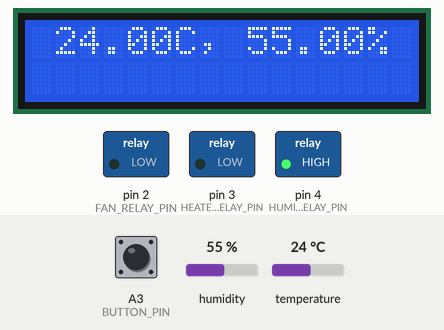
Simulated run of this sketch. Board: Arduino Uno, built with avr-gcc and run on an emulated ATmega328P. Parts: 16×2 character LCD, switched loads named in the sketch (green lamp = pin HIGH). The test bench sets the inputs (shaded band); at power-on: temperature 24 °C, A3 (BUTTON_PIN) HIGH, humidity 55 %. What the sketch prints to the serial monitor is not drawn.

Above: at 2.6 s.
2.7 s: temperature set to 21.7 °C
At 5.2 s:
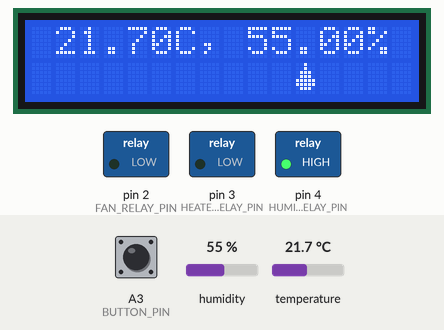
5.5 s: temperature set to 20.5 °C
At 8.4 s:
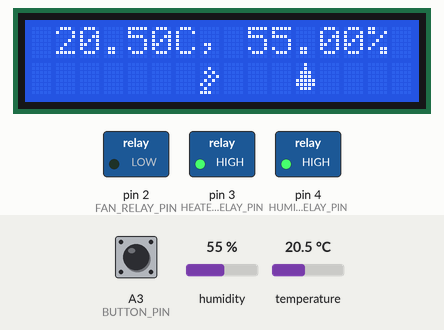
9.5 s: A3 (BUTTON_PIN) pulled LOW for 0.15 s
At 11.1 s:
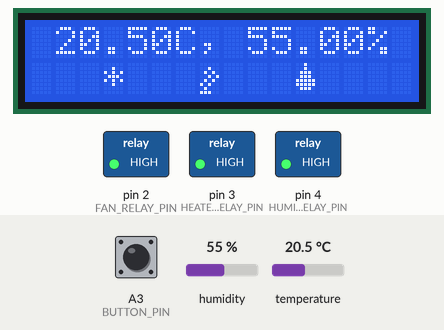
11.5 s: temperature set to 24.3 °C
At 12.6 s:
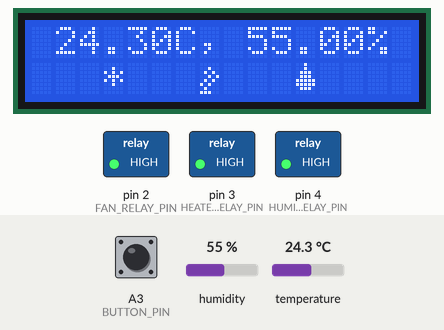
13.5 s: temperature set to 25.5 °C
At 16.8 s:
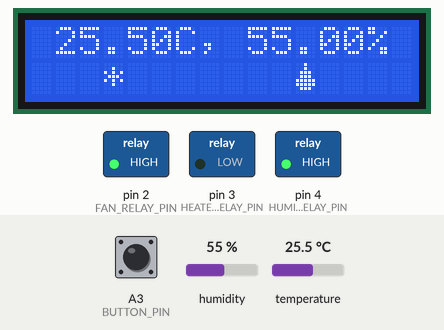
17.5 s: A3 (BUTTON_PIN) pulled LOW for 1 s
At 17.78 s:
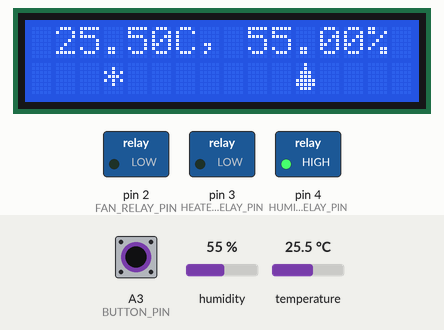
Timing chart, 0 to 20.5 s (numbered marks = the images above; inputs shaded):
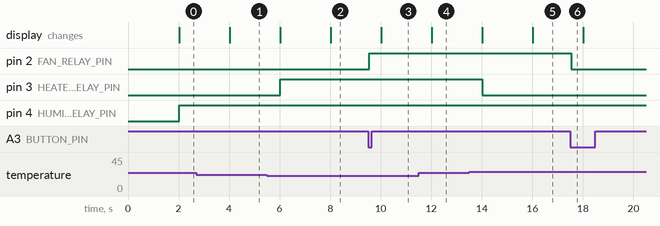

Measured:
- the behaviour switches between 21.1 and 21 °C on temperature (found by bisection; images 1 and 2)
- the behaviour switches between 24.9 and 25 °C on temperature (found by bisection; images 4 and 5)
- after the input at 2.7 s, the display: changes after 1.3 s (image 1)
- after the input at 5.5 s, pin 3 (HEATER_RELAY_PIN): LOW → HIGH after 0.52 s; the display: first changes after 0.52 s (image 2 shows a later state)
- after the input at 9.5 s, pin 2 (FAN_RELAY_PIN): LOW → HIGH after 0.05 s; the display: changes after 0.52 s (image 3)
- after the input at 11.5 s, the display: changes after 0.52 s (image 4)
- after the input at 13.5 s, pin 3 (HEATER_RELAY_PIN): HIGH → LOW after 0.52 s; the display: first changes after 0.52 s (image 5 shows a later state)
- after the input at 17.5 s, pin 2 (FAN_RELAY_PIN): HIGH → LOW after 0.05 s

The sketch:

tent_controller.ino
```cpp
#define USE_BME

#include <avr/wdt.h>
#include <LiquidCrystal_I2C.h>
#ifdef USE_DHT
#include <DHT.h>
#endif
#ifdef USE_BME
#include <Adafruit_Sensor.h>
#include <Adafruit_BME280.h>
#endif

// Set the LCD address to 0x27 for a 16 chars and 2 line display
LiquidCrystal_I2C lcd(0x27, 16, 2);

#ifdef USE_DHT
// Define DHT sensor settings
#define DHTPIN 2  // Pin where the DHT sensor is connected
#define DHTTYPE DHT22
DHT sensor(DHTPIN, DHTTYPE);
#endif

#ifdef USE_BME
// Define BME280 sensor settings
#define BME280_I2C_ADDR 0x76  // Default I2C address for BME280
Adafruit_BME280 sensor;
#endif

// Define pins for relay modules
#define FAN_RELAY_PIN 2
#define HEATER_RELAY_PIN 3
#define HUMIDIFIER_RELAY_PIN 4

#define BUTTON_PIN A3
#define DEBOUNCE_DELAY 50


// Timing variables
unsigned long previousMillis = 0;
unsigned long previousFanMillis = 0;        // Tracks last time the fan was turned on
unsigned long fanStartMillis = 0;           // Tracks the time when fan is turned on
const unsigned long fanInterval = 3600000;  // 1 hour in milliseconds
const unsigned long fanOnDuration = 60000;  // 1 minute in milliseconds
const unsigned long updateInterval = 2000;  // 2-second interval for main loop logic

// Humidity and temperature thresholds
const float desiredHumidity = 90.f;     // Desired humidity percentage
const float humidityThreshold = 4.f;    // Tolerance range for humidity
const float desiredTemperature = 23.f;  // 21-25
const float temperatureThreshold = 2.f;

bool isFanOn = false;
bool isPumpOn = false;
bool isHeaterOn = false;


// Define the custom characters
byte fanIcon[8] = {
  B00000,
  B00100,
  B10101,
  B01110,
  B10101,
  B00100,
  B00000,
  B00000
};

byte fireIcon[8] = {
  B00000,
  B00100,
  B01010,
  B00101,
  B01010,
  B10100,
  B01000,
  B11100
};

byte waterDropIcon[8] = {
  B00100,
  B00100,
  B01110,
  B01110,
  B11111,
  B11111,
  B01110,
  B00000
};

void setup() {
  wdt_disable();

  Serial.begin(9600);
  Serial.println("Serial started");

#ifdef USE_DHT
  // Initialize the DHT sensor
  sensor.begin();
#endif

#ifdef USE_BME
  // Initialize the BME280 sensor
  if (!sensor.begin(BME280_I2C_ADDR)) {
    Serial.println("Could not find a valid BME280 sensor, check wiring!");
  }
#endif

  // Initialize the LCD
  lcd.init();
  lcd.backlight();  // Turn on the LCD backlight

  // Create the custom characters
  lcd.createChar(0, fanIcon);
  lcd.createChar(1, fireIcon);
  lcd.createChar(2, waterDropIcon);

  // Set relay pins as output
  pinMode(FAN_RELAY_PIN, OUTPUT);
  pinMode(HEATER_RELAY_PIN, OUTPUT);
  pinMode(HUMIDIFIER_RELAY_PIN, OUTPUT);

  pinMode(BUTTON_PIN, INPUT_PULLUP);

  // Turn off the relays initially
  digitalWrite(FAN_RELAY_PIN, LOW);
  digitalWrite(HEATER_RELAY_PIN, LOW);
  digitalWrite(HUMIDIFIER_RELAY_PIN, LOW);
  wdt_enable(WDTO_8S);
}

void toggleFan(bool on) {
  digitalWrite(FAN_RELAY_PIN, on ? HIGH : LOW);  // Turn on fan
  isFanOn = on;
  Serial.print("Fan ");
  Serial.println(on ? "ON" : "OFF");
}

void togglePump(bool on) {
  digitalWrite(HUMIDIFIER_RELAY_PIN, on ? HIGH : LOW);  // Turn on humidifier
  isPumpOn = on;
  Serial.print("Humidifier ");
  Serial.println(on ? "ON" : "OFF");
}

void toggleHeater(bool on) {
  digitalWrite(HEATER_RELAY_PIN, on ? HIGH : LOW);  // Turn on heater
  isHeaterOn = on;
  Serial.print("Heater ");
  Serial.println(on ? "ON" : "OFF");
}

void updateDisplay(float temperature, float humidity) {
  // Display humidity and temperature on LCD and Serial
  lcd.clear();
  lcd.setCursor(1, 0);
  lcd.print(temperature);
  lcd.print("C, ");
  lcd.print(humidity);
  lcd.print("%");

  Serial.print("Humidity: ");
  Serial.print(humidity);
  Serial.print("%\tTemperature: ");
  Serial.print(temperature);
  Serial.println("C");

  if (isFanOn) {
    lcd.setCursor(3, 1);
    lcd.write((byte)0);
  }
  if (isHeaterOn) {
    lcd.setCursor(7, 1);
    lcd.write((byte)1);
  }
  if (isPumpOn) {
    lcd.setCursor(11, 1);
    lcd.write((byte)2);
  }
}

void handleButton() {
  static uint8_t lastSteadyState = HIGH, lastFlickerableState = HIGH;
  static unsigned long lastDebounceTime = 0;

  int currentState = digitalRead(BUTTON_PIN);

  // Debounce logic: Update flickerable state and debounce timer
  if (currentState != lastFlickerableState) {
    lastDebounceTime = millis();
    lastFlickerableState = currentState;
  }

  // Check for a stable button state
  if ((millis() - lastDebounceTime) > DEBOUNCE_DELAY) {
    if (lastSteadyState == HIGH && currentState == LOW) {
      Serial.println("Button pressed");
      toggleFan(!isFanOn);
      fanStartMillis = millis();
    }
    lastSteadyState = currentState;  // Update steady state
  }
}

unsigned long getElapsedTime(unsigned long startTime) {
  unsigned long currentTime = millis();
  return (currentTime >= startTime) ? currentTime - startTime : (0xFFFFFFFF - startTime) + currentTime;
}

void loop() {
  wdt_reset();
  unsigned long currentMillis = millis();

  handleButton();

  // Main loop tasks every 2 seconds
  if (getElapsedTime(previousMillis) >= updateInterval) {
    previousMillis = currentMillis;

    // Read humidity and temperature
    float humidity = sensor.readHumidity();
    float temperature = sensor.readTemperature();

    // Check for valid readings
    if (isnan(humidity) || isnan(temperature) || humidity == 0 || temperature == 0) {
      Serial.println("Failed to read from sensor!");
      humidity = desiredHumidity;
      temperature = desiredTemperature;
      lcd.clear();
      lcd.setCursor(1, 0);
      lcd.print("Sensor read failed");
    } else {
      updateDisplay(temperature, humidity);
    }

    // Humidifier control based on desired humidity level
    if (!isPumpOn && humidity <= (desiredHumidity - humidityThreshold)) {
      togglePump(true);
    } else if (isPumpOn && humidity >= desiredHumidity) {
      togglePump(false);
    }
    // Heater control based on desired temperature
    if (!isHeaterOn && temperature <= (desiredTemperature - temperatureThreshold)) {
      toggleHeater(true);
    } else if (isHeaterOn && temperature >= (desiredTemperature + temperatureThreshold)) {
      toggleHeater(false);
    }
  }

  // Fan control: Turn on for 1 minute every hour
  if (!isPumpOn && !isFanOn && (currentMillis - previousFanMillis >= fanInterval)) {
    toggleFan(true);
    fanStartMillis = currentMillis;
    previousFanMillis = currentMillis;
  }

  if (isFanOn && (currentMillis - fanStartMillis >= fanOnDuration)) {
    toggleFan(false);
  }
}
```
